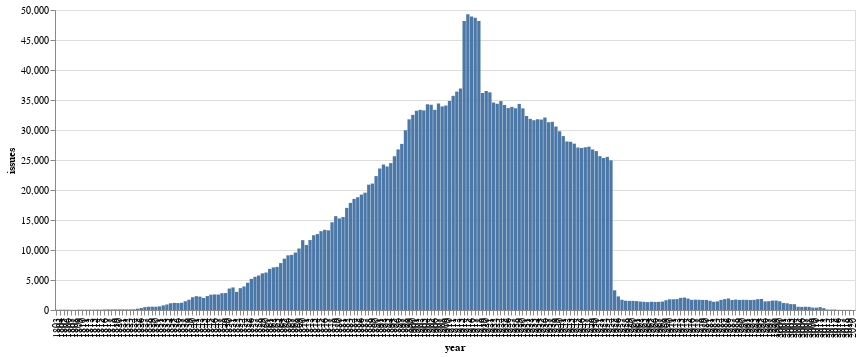

This figure's notebook cell:
### Code cell
# Create a chart
alt.Chart(df_years).mark_bar().encode(
    x='year:O',
    y='issues:Q',
    tooltip=['year:O', 'issues:Q']
).properties(width=800)

### Figure 1 — Vega-Lite specification as saved in the notebook (floating-point values rounded to 4 significant figures; data arrays with more than 128 entries replaced by an {"elided": "..."} marker saying what was removed)
{"config": {"view": {"continuousWidth": 400, "continuousHeight": 300}}, "data": {"name": "data-af26e3e9c98520fbc026fe4ee32d4fb2"}, "mark": "bar", "encoding": {"tooltip": [{"type": "ordinal", "field": "year"}, {"type": "quantitative", "field": "issues"}], "x": {"type": "ordinal", "field": "year"}, "y": {"type": "quantitative", "field": "issues"}}, "width": 800, "$schema": "https://vega.github.io/schema/vega-lite/v4.8.1.json", "datasets": {"data-af26e3e9c98520fbc026fe4ee32d4fb2": {"elided": "218 records"}}}
